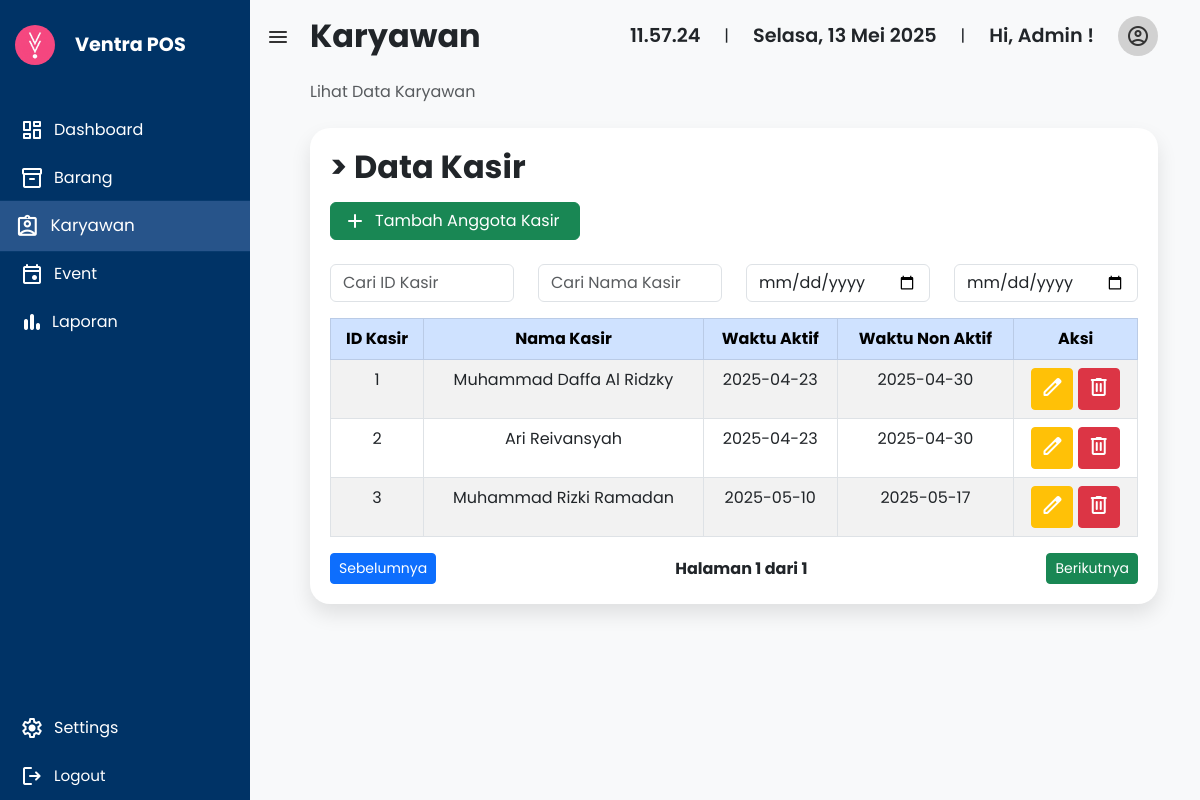
/Karyawan/karyawan.php (signed in), run on the app's committed database.
### tables this page shows
CREATE TABLE `ventra_kasir` (
  `ID` int(11) NOT NULL,
  `Nama` varchar(100) NOT NULL,
  `WaktuAktif` date NOT NULL,
  `WaktuNonAktif` date NOT NULL
);

### Model/crudKaryawan.php (called while the page is built, shortened)
<?php
    function getAllKasir() {
        $data = array();
        $sql = "SELECT * FROM ventra_kasir";
        $koneksi = Connection();
        $hasil = mysqli_query($koneksi, $sql);
        $i = 0;
        while ($baris = mysqli_fetch_assoc($hasil)){
            $data[$i]['ID'] = $baris['ID'];
            $data[$i]['Nama'] = $baris['Nama'];
            $data[$i]['WaktuAktif'] = $baris['WaktuAktif'];
            $data[$i]['WaktuNonAktif'] = $baris['WaktuNonAktif'];
            $i++;
        }
        return $data;
    }
?>

### Karyawan/karyawan.php (the view, shortened to what this page needs)
<?php
  include '../Model/crudKaryawan.php';
  $data = getAllKasir();
  $username = $_SESSION['username'];
?>
<!DOCTYPE html>
<html lang="en">
<head>
  <link href="https://cdn.jsdelivr.net/npm/bootstrap@5.3.0/dist/css/bootstrap.min.css" rel="stylesheet" />
  <link rel="stylesheet" href="https://cdnjs.cloudflare.com/ajax/libs/font-awesome/6.4.0/css/all.min.css">
  <link href="https://cdn.jsdelivr.net/npm/bootstrap-icons@1.10.5/font/bootstrap-icons.css" rel="stylesheet">
  <link rel="stylesheet" href="style.css">
  <link rel="stylesheet" href="../Style/sidebar.css">
</head>
<body>
  <div class="sidebar" id="sidebar">
    <div class="logo">
      <img src="../Img/VentraLogo.jpg" alt="logo" />
      <span class="nav-text fw-bold">Ventra POS</span>
    </div>
    <ul class="nav flex-column mt-3">
      <li class="nav-item">
        <a class="nav-link" href="../Dashboard/index.php">
          <i class="material-symbols-rounded">dashboard</i>
          <span class="nav-text">Dashboard</span>
        </a>
      </li>
      <li class="nav-item">
        <a class="nav-link" href="../Barang/barang.php">
          <i class="material-symbols-rounded">inventory_2</i>
          <span class="nav-text">Barang</span>
        </a>
      </li>
      <li class="nav-item">
        <a class="nav-link active" href="../Karyawan/karyawan.php">
          <i class="material-symbols-rounded">assignment_ind</i>
          <span class="nav-text">Karyawan</span>
        </a>
      </li>
      <li class="nav-item">
        <a class="nav-link" href="../Event/event.php">
          <i class="material-symbols-rounded">event</i>
          <span class="nav-text">Event</span>
        </a>
      </li>
      <li class="nav-item">
        <a class="nav-link" href="../Laporan/laporan.php">
          <div class="d-flex align-items-center gap-2">
            <i class="material-symbols-rounded">bar_chart</i>
            <span class="nav-text">Laporan</span>
          </div>
        </a>
      </li>
    </ul>
    <div class="sidebar-bottom">
      <ul class="nav flex-column">
        <li class="nav-item-settings">
          <a class="nav-link" href="../Settings/settings.php">
            <i class="material-symbols-rounded">settings</i>
            <span class="nav-text">Settings</span>
          </a>
        </li>
        <li class="nav-item">
          <a class="nav-link" href="../Login/logout.php">
            <i class="material-symbols-rounded">logout</i>
            <span class="nav-text">Logout</span>
          </a>
        </li>
      </ul>
    </div>
  </div>
  <main class="main-content position-relative border-radius-lg ps-5 pt-3" style="margin-left: 250px;">
    <div class="container-fluid">
      <div class="mb-4">
        <nav class="d-flex justify-content-between align-items-center mb-4">
          <button class="toggle-btn" onclick="toggleSidebar()">
            <span class="material-symbols-rounded">menu</span>
          </button>
          <h2 class="text-dark fw-bold m-0">Karyawan</h2>
          <div class="d-flex align-items-center gap-4">
            <div id="clock" class="text-nowrap fw-semibold text-dark"></div> |
            <div id="date" class="text-nowrap fw-semibold text-dark"></div> |
            <div class="text-nowrap fw-semibold">Hi, <?=$username;?> !</div>
            <div class="dropdown">
                <a class="user-avatar dropdown-toggle" href="#" role="button" data-bs-toggle="dropdown" aria-expanded="false">
                    <i class="material-symbols-rounded">account_circle</i>
                </a>
            </div>
          </div>
        </nav>
        <p class="text-muted">Lihat Data Karyawan</p>
      </div>
      <div class="container">
        <h2 class="fw-bold">> Data Kasir</h2>
        <a class="btn btn-success d-flex align-items-center mb-4 mt-3" href="addKasir.php" style="width: 250px;">
            <span class="material-symbols-rounded me-2">add</span>
            Tambah Anggota Kasir
        </a>
        <div class="row mb-3">
          <div class="col-md-3">
            <input type="text" id="filterKode" class="form-control" placeholder="Cari ID Kasir" oninput="filterTable()">
          </div>
          <div class="col-md-3">
            <input type="text" id="filterNama" class="form-control" placeholder="Cari Nama Kasir" oninput="filterTable()">
          </div>
          <div class="col-md-3">
            <input type="date" id="filterWaktuAktif" class="form-control" onchange="filterTable()">
          </div>
          <div class="col-md-3">
            <input type="date" id="filterWaktuNonAktif" class="form-control" onchange="filterTable()">
          </div>
        </div>
        <div class="table-responsive">
              <table class="table table-striped table-bordered text-center">
                  <thead class="table-primary">
                      <tr>
                          <th>ID Kasir</th>
                          <th>Nama Kasir</th>
                          <th>Waktu Aktif</th>
                          <th>Waktu Non Aktif</th>
                          <th class="text-center">Aksi</th>
                      </tr>
                  </thead>
                  <tbody id="myTable">
                      <?php $no = 1; foreach ($data as $karyawan): ?>
                      <tr>
                          <td><?= $karyawan['ID']; ?></td>
                          <td><?= $karyawan['Nama']; ?></td>
                          <td><?= $karyawan['WaktuAktif']; ?></td>
                          <td><?= $karyawan['WaktuNonAktif']; ?></td>
                          <td class="text-center">
                            <a href="editKasir.php?ID=<?= $karyawan['ID']; ?>" class="btn btn-warning btn-sm">
                                <i class="material-symbols-rounded" style="color: #fff; margin-top: 2px;">edit</i>
                            </a>
                            <a href="hapusEvent.php?ID=<?= $karyawan['ID']; ?>" class="btn btn-danger btn-sm">
                                <i class="material-symbols-rounded" style="margin-top: 2px;">delete</i>
                            </a>
                          </td>
                      </tr>
                      <?php endforeach; ?>
                  </tbody>
              </table>
              <div class="d-flex justify-content-between align-items-center mt-3">
                <button class="btn btn-primary btn-sm" onclick="prevPage()">Sebelumnya</button>
                <span id="pageInfo" class="fw-bold"></span>
                <button class="btn btn-success btn-sm" onclick="nextPage()">Berikutnya</button>
              </div>
          </div>
      </div>
    </div>
</body>
</html>

### Karyawan/style.css (style rules this page uses)
.container { border-radius: 20px; padding: 20px; box-shadow: 0 10px 20px rgba(0,0,0,0.1); background-color: #fff; }

### Style/sidebar.css (style rules this page uses)
body { margin: 0; font-family: 'Poppins', sans-serif; background-color: #f8f9fa; }
.sidebar { width: 250px; min-height: 100vh; background-color: #003366; color: #fff; position: fixed; top: 0; left: 0; transition: width 0.3s; overflow: hidden; z-index: 1000; }
.sidebar .logo { display: flex; align-items: center; gap: 20px; padding: 25px 15px; }
.sidebar .logo span { font-size: 1.2rem; font-weight: 500; }
.sidebar .logo img { border-radius: 50%; width: 40px; height: 40px; object-fit: cover; }
.sidebar .nav-link { color: white; display: flex; align-items: center; gap: 10px; padding: 12px 20px; transition: all 0.3s ease; }
.sidebar .nav-link:hover, .sidebar .nav-link.active { transition: all 0.3s ease; transform: scale(1.05); background-color: #27548A; }
.sidebar .nav-text { transition: opacity 0.3s, width 0.3s; white-space: nowrap; }
.toggle-btn { position: fixed; margin-top: 7px; left: 260px; background: none; border: none; color: #333; font-size: 1.8rem; z-index: 1100; transition: all 0.3s ease; }
.main-content { margin-left: 250px; padding: 30px; transition: margin-left 0.3s; }
.sidebar-bottom { position: absolute; bottom: 0; left: 0; width: 100%; }
.sidebar-bottom .nav-item { font-size: 0.95rem; }
.main-content { padding: 30px; transition: margin-left 0.3s; }
.main-content nav .text-nowrap { font-size: 1.2rem; }
.user-avatar { width: 40px; height: 40px; color: #333; border-radius: 50%; background-color: #d1d1d1; display: flex; text-decoration: none; align-items: center; justify-content: center; transition: all 0.3s; }
.dropdown-toggle::after { display: none !important; }

### data on the page
ventra_kasir: ID "1", Nama "Muhammad Daffa Al Ridzky", WaktuAktif "2025-04-23", WaktuNonAktif "2025-04-30"
ventra_kasir: ID "2", Nama "Ari Reivansyah", WaktuAktif "2025-04-23", WaktuNonAktif "2025-04-30"
ventra_kasir: ID "3", Nama "Muhammad Rizki Ramadan", WaktuAktif "2025-05-10", WaktuNonAktif "2025-05-17"

### other printed values
$username "Admin"
